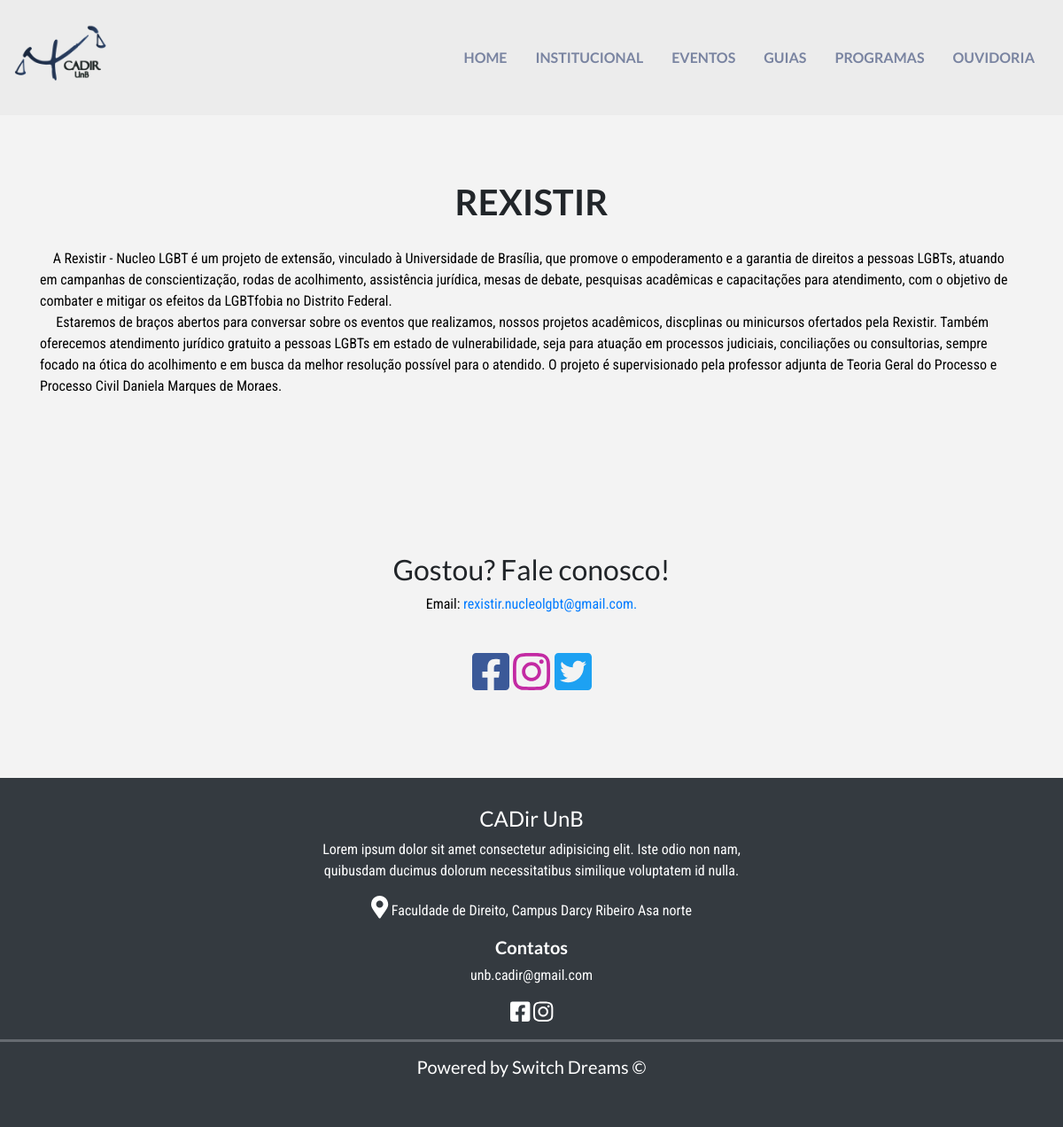
The app's page /programas/9 with its own data.
### programas/models.py (models this page shows, shortened)
class Programa(models.Model):
    TIPOS_CHOICES = (
        ('ATL', 'Atlética'),
        ('EJ', 'Empresa Júnior'),
        ('GE', 'Grupos de extensão'),
        ('OUT', 'Outros'),
    )
    nome = models.CharField('nome', max_length=120, blank=False)
    logo = models.ImageField('logo', upload_to='programas_logo')
    text = models.TextField('descricao')
    email = models.CharField('email', max_length=120)
    tipo = models.CharField('tipo', max_length=3, choices=TIPOS_CHOICES, default='OUT')
    facebook = models.URLField(blank=True)
    instagram = models.URLField(blank=True)
    site = models.URLField(blank=True)
    twitter = models.URLField(blank=True)
    class Meta:
        verbose_name_plural = "Programas"
        verbose_name = "Programa"

### programas/views.py (the view)
# urls.py: path('<int:pk>', views.show, name='show')
def show(request, **kwargs):
    template_name = 'programas_show.html'
    context = {
        "Programa": Programa.objects.filter(id=int(kwargs['pk'])).get()
    }
    return render(request, template_name, context)

### programas/templates/programas_show.html (shortened to what this page needs)
{% extends "base.html" %}
{% load static %}
{% load staticfiles %}
{% block content %}
    <br>
    <br>
    <br>
    <br>
    <br>
    <div class="container">
        <div class="jumbotron jumbotron-fluid">
            <h1 class="text-center font-weight-bold"> {{ Programa.nome }} </h1>
            {{ Programa.text|safe }}
        </div>
    </div>
    <div class="container text-center">
        <div class="jumbotron jumbotron-fluid">
            <h2 clas>Gostou? Fale conosco!</h2>
            <p>Email: <a href="{{ Programa.email }}">{{ Programa.email }}</a></p></p>
            <br>
            <div class="container no-gutters">
                <div class="row">
                    <div class="col">
                        {% if Programa.facebook %}
                            <a id="facebook" href="{{ Programa.facebook }}"><i class="fab fa-facebook-square fa-3x"></i></a>
                        {% endif %}
                        {% if Programa.instagram %}
                            <a id="instagram" href="{{ Programa.instagram }}"><i class="fab fa-instagram fa-3x"></i></a>
                        {% endif %}
                        {% if Programa.twitter %}
                            <a id="twitter" href="{{ Programa.twitter }}"><i class="fab fa-twitter-square fa-3x"></i></a>
                        {% endif %}
                    </div>
                </div>
            </div>
        </div>
    </div>
{% endblock %}

### static/css/main_page.css (style rules this page uses)
:root { --cadir-blue-faded: #3c5a8c; --cadir-blue: #001652; --bg-white: #f3f3f3; --bg-white-nav: #ececec; }
p { font-family: 'Roboto Condensed', sans-serif; color: black; }
h1, h2, h3, h4, h5, h6 { font-family: 'Lato', sans-serif; }

### static/css/programas.css (style rules this page uses)
:root { --cadir-blue-faded: #3c5a8c; --cadir-blue: #001652; --bg-white: #f3f3f3; --bg-white-nav : #ececec; }
h1 { padding: 20px 0; text-transform: uppercase; }
.jumbotron { background-color:var(--bg-white); }
#facebook { color: #3b5998; }
#instagram { color: #c32aa3; }
#twitter { color: #1da1f2; }

### static/css/templates.css (style rules this page uses)
:root { --cadir-blue-faded: #0016527c; --cadir-blue: #001652; --bg-white: #f3f3f3; --bg-white-nav : #ececec; }
html, body { height: 100%; width: 100%; margin: 0; padding: 0; background-color: var(--bg-white); }
body { position: relative; }

### records on screen
Programa: nome "REXISTIR", text "A Rexistir - Nucleo LGBT é um projeto de extensão, vinculado à Universidade de Brasília, que promove o empoderamento e a garantia de direitos a pessoas LGBTs, atuando em campanhas de conscientização, rodas de acolhimento, assistência jurídica, mesas de debate, pesquisas acadêmicas e capacitações para atendimento, com o objetivo de combater e mitigar os efeitos da LGBTfobia no Distrito Federal. Estaremos de braços abertos para conversar sobre os eventos que realizamos, nossos projetos acadêmicos, discplinas ou minicursos ofertados pela Rexistir. Também oferecemos atendimento jurídico gratuito a pessoas LGBTs em estado de vulnerabilidade, seja para atuação em processos judiciais, conciliações…", email "rexistir.nucleolgbt@gmail.com."
